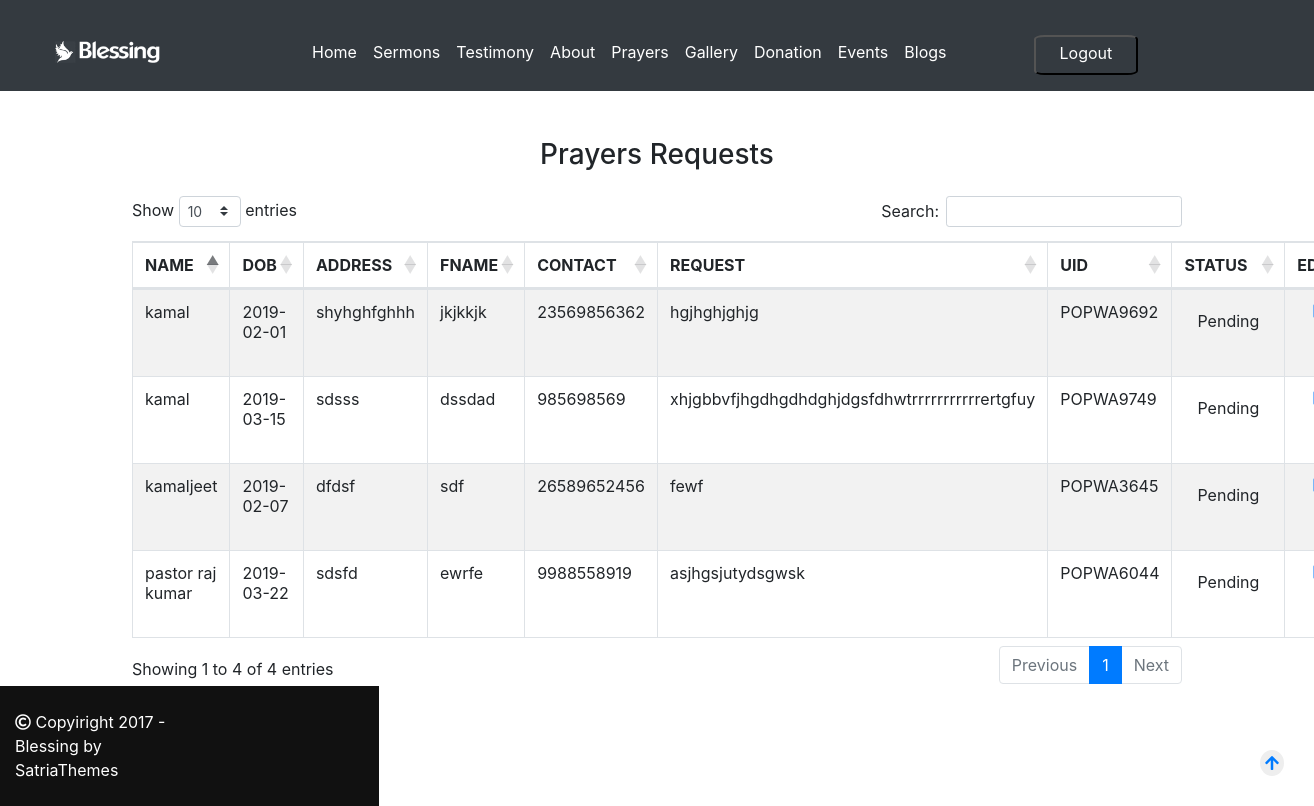
The app's page /admin/index.php?pg=prayers (signed in) with its own data.
### tables this page shows
CREATE TABLE `prayer` (
  `id` int(11) NOT NULL,
  `name` varchar(20) NOT NULL,
  `dob` varchar(20) NOT NULL,
  `address` varchar(60) NOT NULL,
  `fname` varchar(20) NOT NULL,
  `email` varchar(30) NOT NULL,
  `contact` varchar(20) NOT NULL,
  `request` text NOT NULL,
  `status` varchar(15) NOT NULL DEFAULT 'Pending',
  `uid` varchar(9) NOT NULL
);

### admin/include/functions.php (called while the page is built, shortened)
<?php
	function selectdata($col,$tbname)
	{
		$selectqry="select $col from $tbname ";
		$result=mysqli_query($GLOBALS['con'],$selectqry) or die(mysqli_error($GLOBALS['con']));
	return $result;
	}
?>

### admin/pages/prayers.php (the view, shortened to what this page needs)
<div class="container">
<div class="row mt-5 mb-2">
<div class="col-md-12">
<h3 class="text-center">Prayers Requests
</h3>
</div>
</div>
<div class="row mt-3">
<div class="col-md-12">
<table id="example" class="table table-striped table-bordered" style="width:100%">
<thead>
<tr>
<th>NAME</th>
<th>DOB</th>
<th>ADDRESS</th>
<th>FNAME</th>
<th>CONTACT</th>
<th>REQUEST</th>
<th>UID</th>
<th>STATUS</th>
<th>EDIT</th>
</tr>
</thead>
<tbody>
<?php
$result=selectdata("*","prayer");
while($row=mysqli_fetch_assoc($result))
	{
?>
<tr>
<td><?php  echo $row['name']; ?></td>
<td><?php echo $row['dob'];  ?></td>
<td><?php  echo $row['address'];  ?></td>
<td><?php  echo $row['fname'];  ?></td>
<td><?php echo $row['contact'];  ?></td>
<td><?php  echo $row['request']; ?></td>
<td><?php  echo $row['uid']; ?></td>
<td>
<form>
<button type="submit"  name="updatePrayerStatus"  class="btn"><?php  echo $row['status']; ?></button>
</form>
</td>
<td class="text-center"><a href="index.php?pg=updatePrayer&id=<?php echo $row['id']; ?>"><i class="fa fa-edit"></i></a>
<form>
<button type="submit"  name = "delete"  class="btn"><i class="fa fa-trash"></i></button>
</form>
</td>
</tr>
<?php
}
?>
</tbody>
</table>
</div>
</div>
</div>

### assets/css/custom/style.css (style rules this page uses)
.row { margin-left:0; margin-right:0; }
body { margin: 0; padding-top:90px; height:100%; }
.btn { transition:0.5s ease; }

### records on screen
prayer: name "kamaljeet", dob "2019-02-07", address "dfdsf", fname "sdf", contact "26589652456", request "fewf", uid "POPWA3645", status "Pending"
prayer: name "kamal", dob "2019-02-01", address "shyhghfghhh", fname "jkjkkjk", contact "23569856362", request "hgjhghjghjg", uid "POPWA9692", status "Pending"
prayer: name "kamal", dob "2019-03-15", address "sdsss", fname "dssdad", contact "985698569", request "xhjgbbvfjhgdhgdhdghjdgsfdhwtrrrrrrrrrrrertgfuy", uid "POPWA9749", status "Pending"
prayer: name "pastor raj kumar", dob "2019-03-22", address "sdsfd", fname "ewrfe", contact "9988558919", request "asjhgsjutydsgwsk", uid "POPWA6044", status "Pending"
